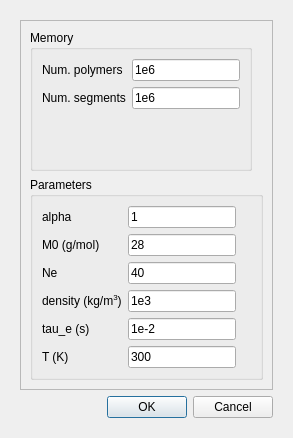
<?xml version="1.0" encoding="UTF-8"?>
<ui version="4.0">
 <class>Dialog</class>
 <widget class="QDialog" name="Dialog">
  <property name="geometry">
   <rect>
    <x>0</x>
    <y>0</y>
    <width>293</width>
    <height>438</height>
   </rect>
  </property>
  <property name="windowTitle">
   <string>Simulation Parameters</string>
  </property>
  <layout class="QVBoxLayout" name="verticalLayout">
   <item>
    <widget class="QWidget" name="inp_param_widget" native="true">
     <layout class="QVBoxLayout" name="verticalLayout_2">
      <item>
       <widget class="QScrollArea" name="scrollArea">
        <property name="widgetResizable">
         <bool>true</bool>
        </property>
        <widget class="QWidget" name="scrollAreaWidgetContents">
         <property name="geometry">
          <rect>
           <x>0</x>
           <y>0</y>
           <width>243</width>
           <height>348</height>
          </rect>
         </property>
         <layout class="QVBoxLayout" name="verticalLayout_3">
          <item>
           <widget class="QGroupBox" name="groupBox_3">
            <property name="sizePolicy">
             <sizepolicy hsizetype="Maximum" vsizetype="Preferred">
              <horstretch>0</horstretch>
              <verstretch>0</verstretch>
             </sizepolicy>
            </property>
            <property name="title">
             <string>Memory</string>
            </property>
            <layout class="QVBoxLayout" name="verticalLayout_4">
             <item>
              <layout class="QFormLayout" name="formLayout_4">
               <item row="0" column="1">
                <widget class="QLineEdit" name="n_polymers">
                 <property name="text">
                  <string>1e6</string>
                 </property>
                </widget>
               </item>
               <item row="0" column="0">
                <widget class="QLabel" name="label_6">
                 <property name="text">
                  <string>Num. polymers</string>
                 </property>
                </widget>
               </item>
               <item row="1" column="0">
                <widget class="QLabel" name="label_7">
                 <property name="text">
                  <string>Num. segments</string>
                 </property>
                </widget>
               </item>
               <item row="1" column="1">
                <widget class="QLineEdit" name="n_segments">
                 <property name="text">
                  <string>1e6</string>
                 </property>
                </widget>
               </item>
              </layout>
             </item>
            </layout>
           </widget>
          </item>
          <item>
           <widget class="QGroupBox" name="groupBox_2">
            <property name="title">
             <string>Parameters</string>
            </property>
            <layout class="QVBoxLayout" name="verticalLayout_7">
             <item>
              <layout class="QFormLayout" name="formLayout">
               <property name="fieldGrowthPolicy">
                <enum>QFormLayout::FieldsStayAtSizeHint</enum>
               </property>
               <item row="1" column="0">
                <widget class="QLabel" name="label_2">
                 <property name="text">
                  <string>alpha</string>
                 </property>
                </widget>
               </item>
               <item row="1" column="1">
                <widget class="QLineEdit" name="alpha">
                 <property name="text">
                  <string>1</string>
                 </property>
                </widget>
               </item>
               <item row="2" column="0">
                <widget class="QLabel" name="label">
                 <property name="font">
                  <font>
                   <weight>50</weight>
                   <bold>false</bold>
                  </font>
                 </property>
                 <property name="text">
                  <string>M0 (g/mol)</string>
                 </property>
                </widget>
               </item>
               <item row="2" column="1">
                <widget class="QLineEdit" name="m0">
                 <property name="font">
                  <font>
                   <weight>50</weight>
                   <bold>false</bold>
                  </font>
                 </property>
                 <property name="inputMethodHints">
                  <set>Qt::ImhDigitsOnly</set>
                 </property>
                 <property name="text">
                  <string>28</string>
                 </property>
                </widget>
               </item>
               <item row="3" column="0">
                <widget class="QLabel" name="label_4">
                 <property name="font">
                  <font>
                   <weight>50</weight>
                   <bold>false</bold>
                  </font>
                 </property>
                 <property name="text">
                  <string>Ne</string>
                 </property>
                </widget>
               </item>
               <item row="3" column="1">
                <widget class="QLineEdit" name="ne">
                 <property name="font">
                  <font>
                   <weight>50</weight>
                   <bold>false</bold>
                  </font>
                 </property>
                 <property name="inputMethodHints">
                  <set>Qt::ImhDigitsOnly</set>
                 </property>
                 <property name="text">
                  <string>40</string>
                 </property>
                </widget>
               </item>
               <item row="4" column="0">
                <widget class="QLabel" name="label_3">
                 <property name="text">
                  <string>&lt;html&gt;&lt;head/&gt;&lt;body&gt;&lt;p&gt;density (kg/m&lt;span style=&quot; vertical-align:super;&quot;&gt;3&lt;/span&gt;)&lt;/p&gt;&lt;/body&gt;&lt;/html&gt;</string>
                 </property>
                </widget>
               </item>
               <item row="4" column="1">
                <widget class="QLineEdit" name="density">
                 <property name="text">
                  <string>1e3</string>
                 </property>
                </widget>
               </item>
               <item row="5" column="0">
                <widget class="QLabel" name="label_5">
                 <property name="text">
                  <string>tau_e (s)</string>
                 </property>
                </widget>
               </item>
               <item row="5" column="1">
                <widget class="QLineEdit" name="taue">
                 <property name="text">
                  <string>1e-2</string>
                 </property>
                </widget>
               </item>
               <item row="6" column="0">
                <widget class="QLabel" name="label_8">
                 <property name="text">
                  <string>T (K)</string>
                 </property>
                </widget>
               </item>
               <item row="6" column="1">
                <widget class="QLineEdit" name="temperature">
                 <property name="text">
                  <string>300</string>
                 </property>
                </widget>
               </item>
              </layout>
             </item>
            </layout>
           </widget>
          </item>
         </layout>
        </widget>
       </widget>
      </item>
      <item>
       <widget class="QDialogButtonBox" name="buttonBox">
        <property name="orientation">
         <enum>Qt::Horizontal</enum>
        </property>
        <property name="standardButtons">
         <set>QDialogButtonBox::Cancel|QDialogButtonBox::Ok</set>
        </property>
        <property name="centerButtons">
         <bool>false</bool>
        </property>
       </widget>
      </item>
     </layout>
    </widget>
   </item>
  </layout>
  <zorder>widget</zorder>
  <zorder>widget</zorder>
  <zorder>inp_param_widget</zorder>
 </widget>
 <resources/>
 <connections>
  <connection>
   <sender>buttonBox</sender>
   <signal>rejected()</signal>
   <receiver>Dialog</receiver>
   <slot>reject()</slot>
   <hints>
    <hint type="sourcelabel">
     <x>316</x>
     <y>260</y>
    </hint>
    <hint type="destinationlabel">
     <x>286</x>
     <y>274</y>
    </hint>
   </hints>
  </connection>
  <connection>
   <sender>buttonBox</sender>
   <signal>accepted()</signal>
   <receiver>Dialog</receiver>
   <slot>accept()</slot>
   <hints>
    <hint type="sourcelabel">
     <x>248</x>
     <y>254</y>
    </hint>
    <hint type="destinationlabel">
     <x>157</x>
     <y>274</y>
    </hint>
   </hints>
  </connection>
 </connections>
</ui>
